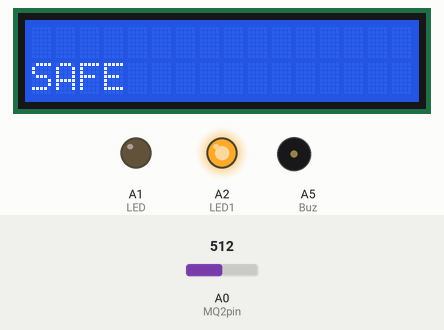
Recording of a sketch running on a simulated Arduino Uno, built with avr-gcc and run on an emulated ATmega328P. Shown: 16×2 character LCD, output pins drawn as LEDs (lit = HIGH), buzzer (waves = sounding, pin HIGH). Inputs (shaded band) come from the test bench; at power-on: A0 (MQ2pin) = 512.

Above: at 1.2 s.
1.3 s: A0 (MQ2pin) set to 218
3.2 s: A0 (MQ2pin) set to 194
At 4.6 s:
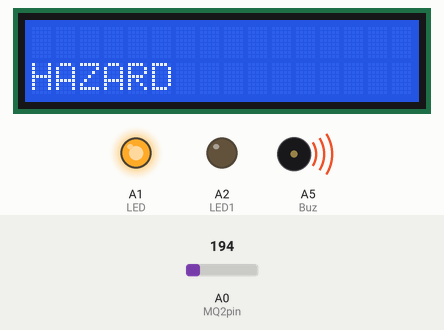
5.5 s: A0 (MQ2pin) set to 230
At 7.2 s:
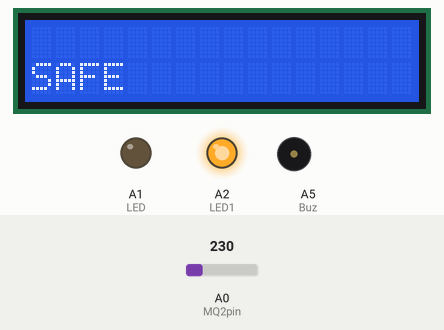
7.5 s: A0 (MQ2pin) set to 122
At 9.0 s:
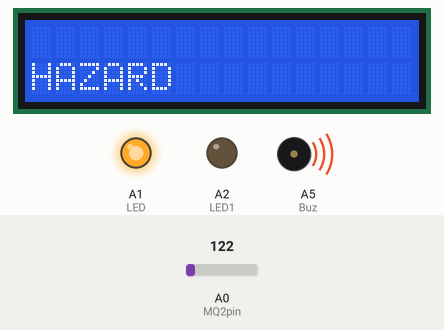
Timing chart, 0 to 10.5 s (numbered marks = the images above; inputs shaded):
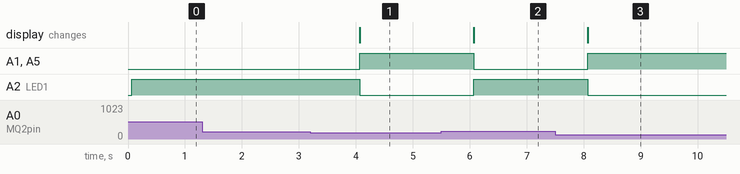

The sketch:

4_ozone_detetor.ino
```cpp
#include <LiquidCrystal.h>
int LED = A1;
int LED1 = A2;
int Buz = A5;
const int gas = 0;
int MQ2pin = A0;
LiquidCrystal lcd(12, 11, 5, 4, 3, 2);

void setup() {
  Serial.begin(9600);
  lcd.begin(16, 2);
}
//Minimum cutoff for safe ozone level is 220 Dobson Units
//Minimum ozone levels observed were about 110 Dobson Units
// Maximum ozone levels observed ere about 350 Dobson units
// Scaling the output of the Gas sensor i.e between 85 -355
// We get 110 + (sensoroutput-85)*240/270
// source for data -
// https://ozonewatch.gsfc.nasa.gov/facts/hole_SH.html
void loop() {
  float sensorValue;
  float actualValue;
sensorValue = analogRead(MQ2pin);
actualValue = 110 + (sensorValue-85)*240/270;
lcd.setCursor(0, 1);
  if(actualValue < 220){
    analogWrite(LED1,0);
    analogWrite(LED,1024);
    analogWrite(Buz,1024);
    //Serial.println("Sensor Value: ");
    //Serial.print(sensorValue);
    lcd.print("HAZARD");
  }
  else{
  	analogWrite(LED1,1024);
    analogWrite(LED,0);
    analogWrite(Buz,0);
    //Serial.println("Sensor Value: ");
    //Serial.println(sensorValue);
    lcd.print("SAFE  ");
  }
  delay(1000);
}
```

Measured:
- the behaviour switches between 209 and 208 on A0 (MQ2pin) (found by bisection; images 0 and 1)
- after the input at 1.3 s, every drawn part: stays the same
- after the input at 3.2 s, A1 (LED), A5 (Buz): LOW → HIGH after 0.87 s; A2 (LED1): HIGH → LOW after 0.87 s; the display: changes after 0.87 s (image 1)
- after the input at 5.5 s, A1 (LED), A5 (Buz): HIGH → LOW after 0.57 s; A2 (LED1): LOW → HIGH after 0.57 s; the display: changes after 0.57 s (image 2)
- after the input at 7.5 s, A1 (LED), A5 (Buz): LOW → HIGH after 0.57 s; A2 (LED1): HIGH → LOW after 0.57 s; the display: changes after 0.57 s (image 3)
